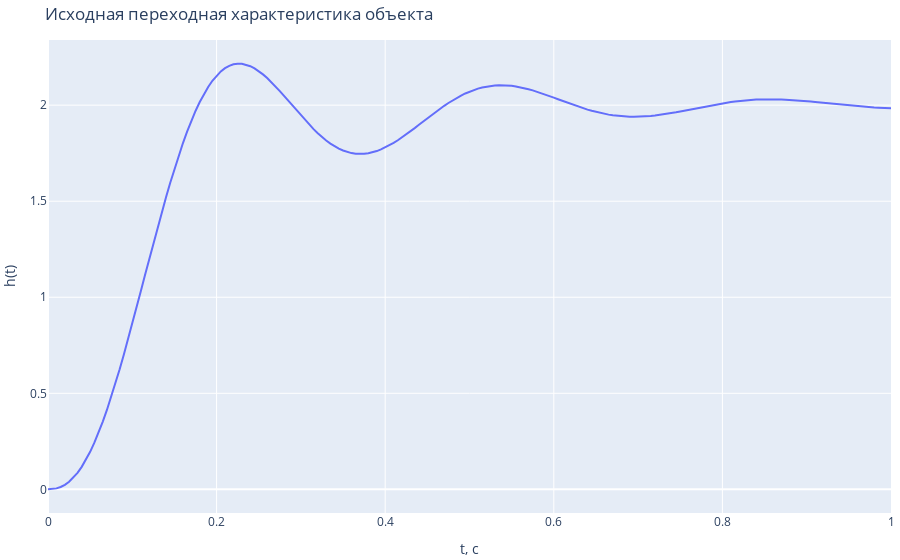

Here is the notebook cell this chart was saved with:
### Markdown cell above
Отображаем эти данные в виде графика:

### Code cell
fig = go.Figure()
fig.add_trace(go.Scatter(x=x, y=y, name="Исходная переходная характеристика объекта"))
fig.update_layout(margin=dict(l=5, r=5, t=40, b=5),
                  title="Исходная переходная характеристика объекта",
                  xaxis_title="t, c",
                  yaxis_title="h(t)")
fig.show()

### Figure 1 — Plotly figure (JSON) as saved in the notebook; plotly's stock layout.template omitted (floating-point values rounded to 4 significant figures; data arrays with more than 128 entries replaced by an {"elided": "..."} marker saying what was removed)
{"data": [{"name": "Исходная переходная характеристика объекта", "type": "scatter", "x": {"elided": "201 float values"}, "y": {"elided": "201 float values"}}], "layout": {"margin": {"b": 5, "l": 5, "r": 5, "t": 40}, "title": {"text": "Исходная переходная характеристика объекта"}, "xaxis": {"title": {"text": "t, c"}}, "yaxis": {"title": {"text": "h(t)"}}}}
